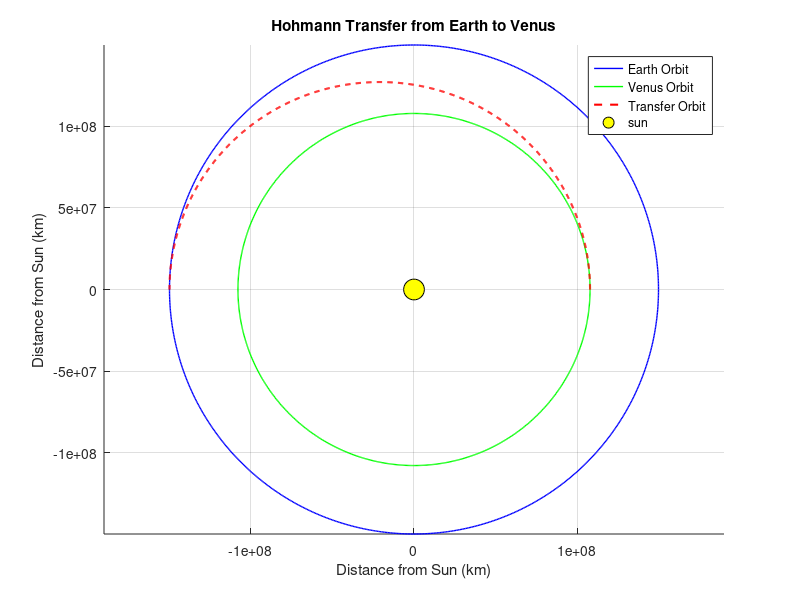

Recreate this plot in MATLAB.
%% Hohmann Transfer from Earth to Venus (2-Dimension)
clear;
clc;
%% Define constants
mu_Sun = 1.32712440018e11;  
% Astronomical unit (km)
AU = 1.496e8;    

%% Orbital Parameters (km)
a_Earth = 1*AU; % radius of Earth's orbit around the Sun
a_venus = 0.72*AU; % radius of venus orbit around the Sun
%% Hohmann Transfer Calculations

% Velocities in Circular Orbits
v_Earth = sqrt(mu_Sun / a_Earth); % Current velocity in Earth orbit
v_venus = sqrt(mu_Sun / a_venus); % Velocity in Venus orbit


% Velocities in Transfer Orbit
a_transfer = (a_Earth + a_venus) / 2;
v_transfer_1 = sqrt(2 * mu_Sun / a_Earth - mu_Sun / a_transfer); % At departure from Earth
v_transfer_2 = sqrt(2 * mu_Sun / a_venus - mu_Sun / a_transfer); % At arrival at venus


% Delta-v Calculations
delta_v1 = abs(v_transfer_1 - v_Earth); % Needed to enter Hohmann transfer
delta_v2 = abs(v_transfer_2 - v_venus); % Needed to arrival at venus

% Calculate transfer orbit parameters
e_transfer = (a_Earth - a_venus) / (a_venus + a_Earth); % Eccentricity of transfer orbit
b_transfer = a_transfer * sqrt(1 - e_transfer^2); % Semi-minor axis

% Output Results
fprintf('Hohmann Transfer from Earth to venus:\n');
fprintf('Semi-major axis of transfer orbit: %.0f km\n', a_transfer)
fprintf('Delta-v for first burn at Earth: %.2f km/s\n', delta_v1)
fprintf('Delta-v for second burn at venus: %.2f km/s\n', delta_v2)
fprintf('Total Delta-v required: %.2f km/s\n', delta_v1 + delta_v2)

% For plotting of orbits

% Angles for plotting orbits
theta = linspace(0, 2 * pi, 1000);

% Earth Orbit (circle for simplification)
xEarth = a_Earth * cos(theta);
yEarth = a_Earth * sin(theta);

% Venus Orbit (circle for simplification)
xVenus = a_venus * cos(theta);
yVenus = a_venus * sin(theta);

% Transfer Orbit (ellipse)
theta_transfer = linspace(0, pi, 1000); 
xTransfer = a_transfer * cos(theta_transfer) - (a_transfer * e_transfer); 
yTransfer = b_transfer * sin(theta_transfer);

% Create figure for plotting
figure;
hold on;
grid on;
axis equal;
% Plot orbits
plot(xEarth, yEarth, 'b', 'LineWidth', 1); % Earth orbit in blue
plot(xVenus, yVenus, 'g', 'LineWidth', 1); % Venus orbit in red
plot(xTransfer, yTransfer, 'r--', 'LineWidth', 1.5); % Transfer orbit in dashed black
plot(0, 0, 'ko', 'MarkerSize', 15, 'MarkerFaceColor', 'y'); % Sun
% Annotations and labels
title('Hohmann Transfer from Earth to Venus');
xlabel('Distance from Sun (km)');
ylabel('Distance from Sun (km)');
legend('Earth Orbit', 'Venus Orbit', 'Transfer Orbit', "sun");

